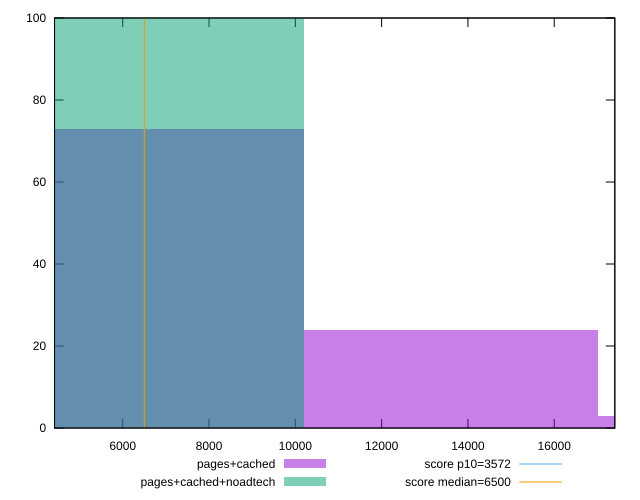

gnuplot code for this plot:
reset

$pagesCached <<EOF
6805.7123468023065 73
13611.424693604613 24
20417.13704040692 3
EOF

$pagesCachedNoadtech <<EOF
6805.7123468023065 100
EOF

set key outside below
set boxwidth 6805.7123468023065
set xrange [4419.302:17404.424]
set yrange [0:100]
set trange [0:100]
set style fill transparent solid 0.5 noborder

set parametric
set terminal svg size 640, 500 enhanced background rgb 'white'
set output "report_00013_2021-02-09T12-04-24.940Z/first-cpu-idle/comparison/histogram/1_vs_2.svg"

plot $pagesCached title "pages+cached" with boxes, \
     $pagesCachedNoadtech title "pages+cached+noadtech" with boxes, \
     3572,t title "score p10=3572", \
     6500,t title "score median=6500"

reset
